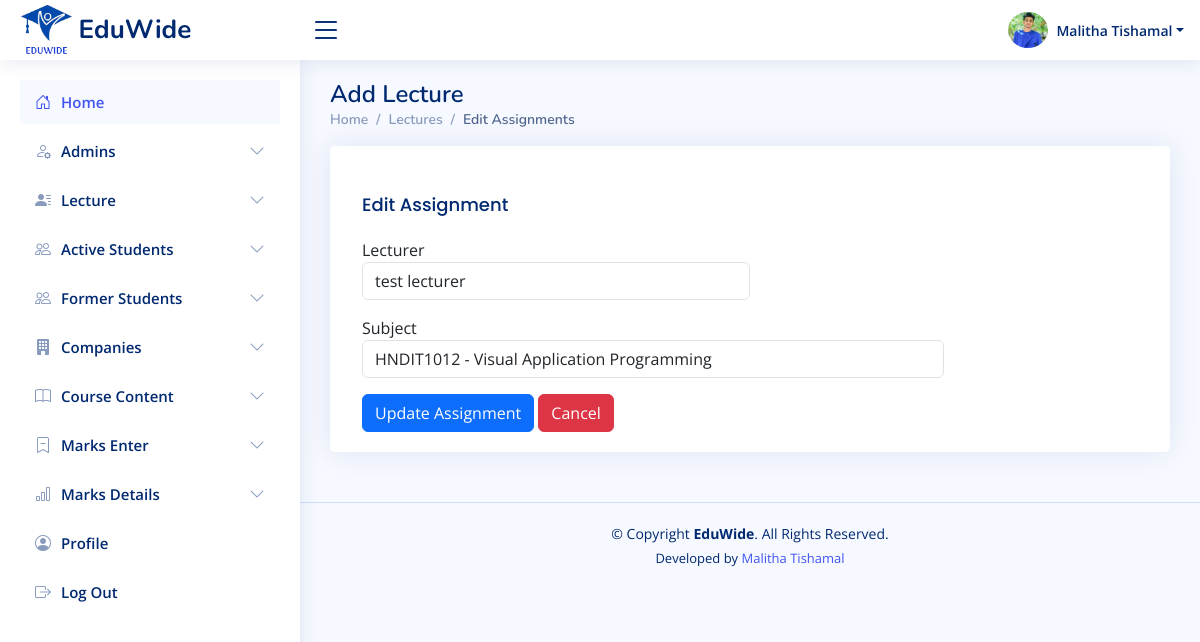
/admin/edit_assignment.php?assignment_id=1 (signed in), run on the app's committed database.
### tables this page shows
CREATE TABLE `lectures_assignment` (
  `id` int(11) NOT NULL,
  `lecturer_id` int(11) DEFAULT NULL,
  `subject_id` int(11) DEFAULT NULL
);

CREATE TABLE `lectures` (
  `id` int(11) NOT NULL,
  `username` varchar(255) NOT NULL,
  `nic` varchar(20) NOT NULL,
  `email` varchar(255) NOT NULL,
  `mobile` varchar(15) DEFAULT NULL,
  `linkedin` varchar(200) NOT NULL,
  `blog` varchar(200) NOT NULL,
  `github` varchar(200) NOT NULL,
  `facebook` varchar(200) NOT NULL,
  `password` varchar(255) NOT NULL,
  `profile_picture` varchar(255) DEFAULT 'uploads/profile_pictures/default.png',
  `created_at` timestamp NOT NULL DEFAULT current_timestamp(),
  `status` varchar(20) DEFAULT 'pending',
  `last_login` datetime DEFAULT NULL
);

CREATE TABLE `subjects` (
  `id` int(11) NOT NULL,
  `semester` varchar(50) DEFAULT NULL,
  `code` varchar(20) DEFAULT NULL,
  `name` varchar(255) DEFAULT NULL,
  `description` varchar(255) DEFAULT NULL
);

### admin/edit_assignment.php (the view, shortened to what this page needs)
<?php
require_once '../includes/db-conn.php';
$user_id = $_SESSION['admin_id'];
$sql = "SELECT * FROM admins WHERE id = ?";
$stmt = $conn->prepare($sql);
$stmt->bind_param("i", $user_id);
$stmt->execute();
$result = $stmt->get_result();
$user = $result->fetch_assoc();
$assignment_id = $_GET['assignment_id'];
$query = "SELECT la.id as assignment_id, la.lecturer_id, la.subject_id, l.username, s.code as subject_code, s.name as subject_name
          FROM lectures_assignment la
          JOIN lectures l ON la.lecturer_id = l.id
          JOIN subjects s ON la.subject_id = s.id
          WHERE la.id = ?";
$stmt = $conn->prepare($query);
$stmt->bind_param("i", $assignment_id);
$stmt->execute();
$result = $stmt->get_result();
$row = $result->fetch_assoc();
$lecturer_id = $row['lecturer_id'];
$subject_id = $row['subject_id'];
$lecturers_result = $conn->query("SELECT id, username FROM lectures");
$subjects_result = $conn->query("SELECT id, code, name FROM subjects");
?>
<!DOCTYPE html>
<html lang="en">
<head>
    <?php include_once ("../includes/css-links-inc.php"); ?>
</head>
<body>
    <?php include_once ("../includes/header.php") ?>
    <?php include_once ("../includes/sadmin-sidebar.php") ?>
     <main id="main" class="main">
        <div class="pagetitle">
            <h1>Add Lecture</h1>
            <nav>
                <ol class="breadcrumb">
                <li class="breadcrumb-item"><a href="index.php">Home</a></li>
                <li class="breadcrumb-item">Lectures</li>
                <li class="breadcrumb-item active">Edit Assignments</li>
                </ol>
            </nav>
        </div>
        <section class="section">
            <div class="row">
                <div class="col-12">
                    <div class="card">
                        <div class="card-body pt-4">
                            <div class="container mt-1">
                                <h2 class="card-title">Edit Assignment</h2>
                                <form action="update_assignment.php" method="POST">
                                    <div class="form-group mb-3">
                                        <label for="lecturer">Lecturer</label>
                                        <select class="form-control w-50" name="lecturer_id" id="lecturer">
                                            <?php while ($lecturer = $lecturers_result->fetch_assoc()): ?>
                                                <option value="<?php echo $lecturer['id']; ?>" <?php echo ($lecturer['id'] == $lecturer_id) ? 'selected' : ''; ?>>
                                                    <?php echo htmlspecialchars($lecturer['username']); ?>
                                                </option>
                                            <?php endwhile; ?>
                                        </select>
                                    </div>
                                    <div class="form-group mt-2">
                                        <label for="subject">Subject</label>
                                        <select class="form-control w-75" name="subject_id" id="subject" required>
                                            <?php while ($subject = $subjects_result->fetch_assoc()): ?>
                                                <option value="<?php echo $subject['id']; ?>" <?php echo ($subject['id'] == $subject_id) ? 'selected' : ''; ?>>
                                                    <?php echo htmlspecialchars($subject['code']) . " - " . htmlspecialchars($subject['name']); ?>
                                                </option>
                                            <?php endwhile; ?>
                                        </select>
                                    </div>
                                    <button type="submit" class="btn btn-primary mt-3">Update Assignment</button>
                                     <a href="pages-assignments-manage.php" class="btn btn-danger mt-3">Cancel</a>
                                </form>
                            </div>
                        </div>
                    </div>
                </div>
            </div>
        </section>
    </main>
    <?php include_once("../includes/footer.php") ?>
</body>
</html>

### includes/header.php (shortened to what this page needs)
<header id="header" class="header fixed-top d-flex align-items-center">
    <div class="d-flex align-items-center justify-content-between">
        <a href="" class="logo d-flex align-items-center">
            <img src="<?php echo $base_url; ?>assets/images/logos/eduwide-logo.png" alt="">
            <span class="d-none d-lg-block">EduWide</span>
        </a>
        <i class="bi bi-list toggle-sidebar-btn"></i>
    </div>
    <nav class="header-nav ms-auto">
        <ul class="d-flex align-items-center">
            <?php
                $profilePic = isset($user['profile_picture']) && $user['profile_picture'] ? $user['profile_picture'] : 'default.png';
            ?>
            <li class="nav-item dropdown pe-3">
                <a class="nav-link nav-profile d-flex align-items-center pe-0" href="#" data-bs-toggle="dropdown">
                   <img id="profilePicture" src="<?php echo $profilePic; ?>" alt="Profile Picture" class="rounded-circle" style="width: 40px !important; height: 40px !important; object-fit: cover;">
                    <span class="d-none d-md-block dropdown-toggle ps-2"><?php echo htmlspecialchars($user['username']); ?></span>
                </a>
            </li>
        </ul>
    </nav>
</header>

### assets/css/style.css (style rules this page uses)
:root { scroll-behavior: smooth; }
body { font-family: "Open Sans", sans-serif; background: #f6f9ff; color: #444444; }
a { color: #4154f1; text-decoration: none; }
h1, h2, h3, h4, h5, h6 { font-family: "Nunito", sans-serif; }
#main { margin-top: 60px; padding: 20px 30px; transition: all 0.3s; }
.pagetitle { margin-bottom: 10px; }
.pagetitle h1 { font-size: 24px; margin-bottom: 0; font-weight: 600; color: #012970; }
.card { margin-bottom: 30px; border: none; border-radius: 5px; box-shadow: 0px 0 30px rgba(1, 41, 112, 0.1); }
.card-title { padding: 20px 0 15px 0; font-size: 18px; font-weight: 500; color: #012970; font-family: "Poppins", sans-serif; }
.card-body { padding: 0 20px 20px 20px; }
.breadcrumb { font-size: 14px; font-family: "Nunito", sans-serif; color: #899bbd; font-weight: 600; }
.breadcrumb a { color: #899bbd; transition: 0.3s; }
.breadcrumb .breadcrumb-item::before { color: #899bbd; }
.breadcrumb .active { color: #51678f; font-weight: 600; }
.logo { line-height: 1; }
@media (min-width: 1200px) { .logo { width: 280px; } }
.logo img { max-height: 50px; margin-right: 6px; }
.logo span { font-size: 26px; font-weight: 700; color: #012970; font-family: "Nunito", sans-serif; }
.header { transition: all 0.5s; z-index: 997; height: 60px; box-shadow: 0px 2px 20px rgba(1, 41, 112, 0.1); background-color: #fff; padding-left: 20px; }
.header .toggle-sidebar-btn { font-size: 32px; padding-left: 10px; cursor: pointer; color: #012970; }
.header-nav ul { list-style: none; }
.header-nav>ul { margin: 0; padding: 0; }
.header-nav .nav-profile { color: #012970; }
.header-nav .nav-profile img { max-height: 36px; }
.header-nav .nav-profile span { font-size: 14px; font-weight: 600; }
@media (min-width: 1200px) { #main, #footer { margin-left: 300px; } }

### data on the page
lectures_assignment: lecturer_id "test lecturer", subject_id "HNDIT1012 - Visual Application Programming"

### other printed values
$user['username'] "Malitha Tishamal"
